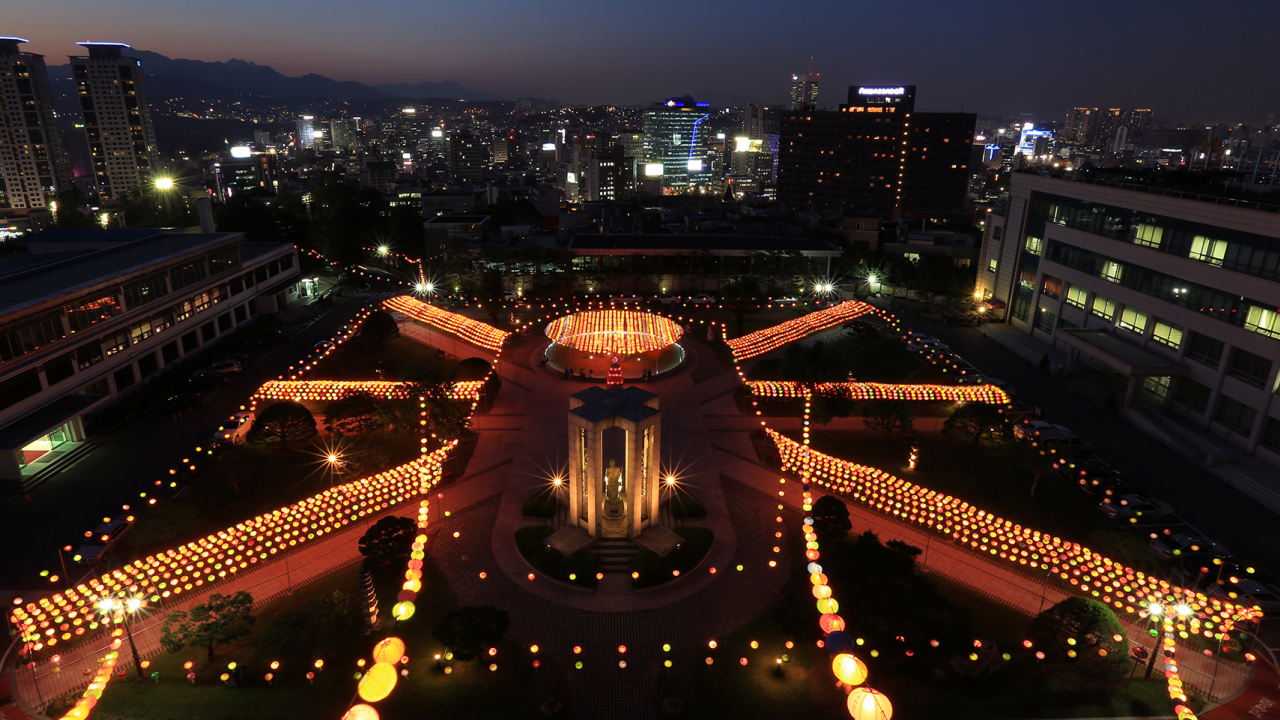
#> input picture MultimediaImageProcessing/Assignment5/ColorHistogramEqualization/dgu_night_color.png, 1280 x 720 px
$ python ColorHistogramEqualization.py
#> lines starting #> are read from the running program, lines starting #| are printed output that depends on the picture
#> further down, img is the input picture: shape (720, 1280, 3); mean B, G, R 31.7, 37.7, 53.4
#> `imgYCC = cv2.cvtColor(img, cv2.COLOR_BGR2YCrCb)`: imgYCC: shape (720, 1280, 3); mean of channels 0, 1, 2 41.7, 136.4, 122.3
#Color Histogram Equalization.py
#2017113547 이정근

import cv2
import numpy as np
NUM_INTENSITY = 256


def HistogramEqualize(img):
    height, width = img.shape
#> height = 720; width = 1280
    num_pixels = height*width
#> num_pixels = 921600

    # making histogram
    histogram = np.zeros((NUM_INTENSITY,))
    for y in range(height):
        for x in range(width):
            histogram[img[y, x]] = histogram[img[y, x]] + 1
#> after the loop, histogram = 256 values, max 36171 at index 8, min 3 at index 0, mean 3600

    # normalizing histogram
    normalized_histogram = np.divide(histogram, num_pixels)
#> normalized_histogram = 256 values, max 0.0392 at index 8, min 3.26e-06 at index 0, mean 0.00391

    # making cdf
    cdf = np.zeros((NUM_INTENSITY,))
    cdf[0] = normalized_histogram[0]
    for k in range(1, NUM_INTENSITY, 1):
        cdf[k] = cdf[k-1] + normalized_histogram[k]
#> after the loop, cdf = 256 values from 3.26e-06 to 1

    # finding output gray level
    output_gray_level = np.multiply(NUM_INTENSITY-1, cdf)
#> output_gray_level = 256 values from 0.00083 to 255
    output_gray_level = np.round(output_gray_level)
#> output_gray_level = 256 values from 0 to 255
    output_gray_level = output_gray_level.astype(np.uint8)

    # convert image to equalized image
    result = np.zeros((height, width), np.uint8)  # result image
    for y in range(height):
        for x in range(width):
            result[y, x] = output_gray_level[img[y, x]]
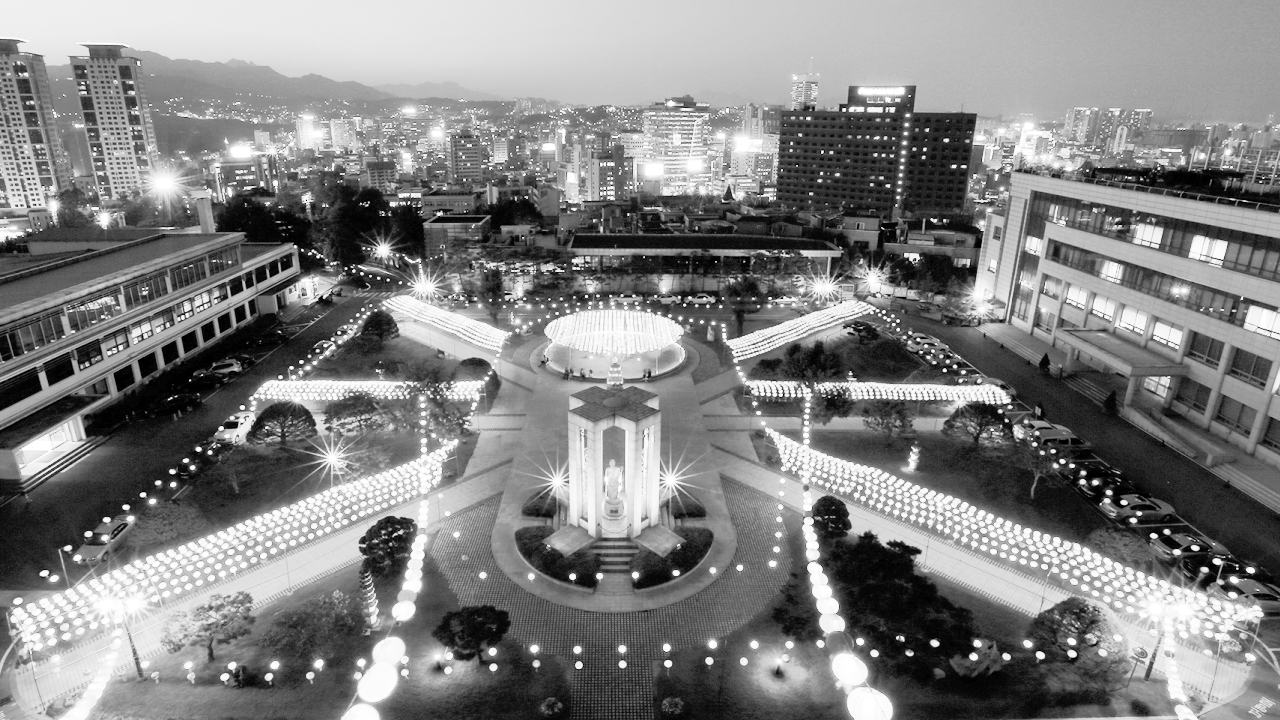
#> result: shape (720, 1280); min 0, max 255, mean 129.5

    return result


img = cv2.imread('dgu_night_color.png', cv2.IMREAD_COLOR)  # img2numpy

cv2.imshow("Source Image", img)

imgYCC = cv2.cvtColor(img, cv2.COLOR_BGR2YCrCb)
imgYCC_out = np.zeros(imgYCC.shape, np.uint8)
imgYCC_out[:,:,0] = HistogramEqualize(imgYCC[:,:,0])
#> imgYCC_out: shape (720, 1280, 3); mean of channels 0, 1, 2 129.5, 0, 0

row, col = imgYCC_out[:,:,0].shape
#> row = 720; col = 1280

# divide by zero error preventing
for i in range(row):
    for j in range(col):
        if imgYCC[i, j, 0] == 0:
            imgYCC[i, j, 0] = 1
#> imgYCC: shape (720, 1280, 3); mean of channels 0, 1, 2 41.7, 136.4, 122.3

s = 0.095

img_out = np.zeros(img.shape, np.uint8)

img_out[:,:,0] = np.multiply(imgYCC_out[:,:,0],np.divide(img[:,:,0],imgYCC[:,:,0])**s)
#> img_out: shape (720, 1280, 3); mean of channels 0, 1, 2 124.5, 0, 0
img_out[:,:,1] = np.multiply(imgYCC_out[:,:,0],np.divide(img[:,:,1],imgYCC[:,:,0])**s)
#> img_out: shape (720, 1280, 3); mean of channels 0, 1, 2 124.5, 127.3, 0
img_out[:,:,2] = np.multiply(imgYCC_out[:,:,0],np.divide(img[:,:,2],imgYCC[:,:,0])**s)
#> img_out: shape (720, 1280, 3); mean of channels 0, 1, 2 124.5, 127.3, 131.9

cv2.imshow("Color Histogram Equalized Image", img_out)

cv2.waitKey()
